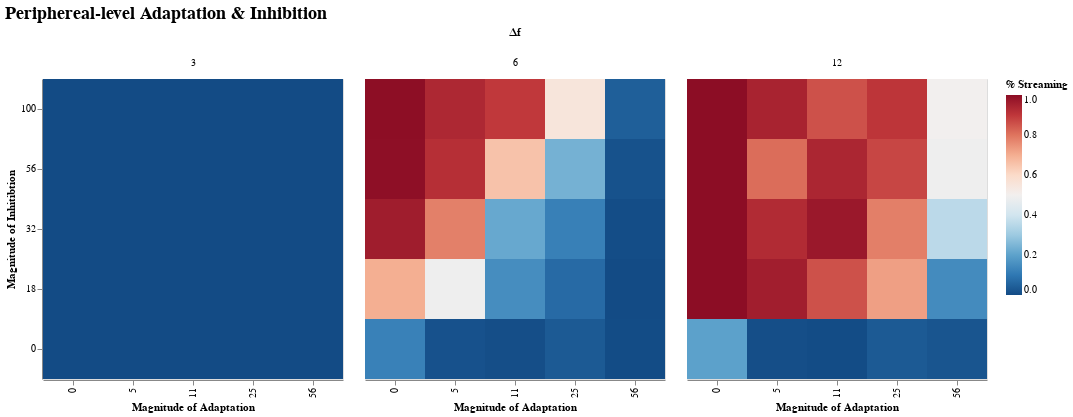

Notebook code for this chart:
### Code cell
@where(df_summary,:f_c_σ .> 0) |>
  @vlplot(:rect, width=300, height=300,
          title={text="Periphereal-level Adaptation & Inhibition",fontSize=18},
          column=:Δf,
          x={field=:f_c_a, typ="ordinal", sort = "ascending",
             axis={title="Magnitude of Adaptation"}},
          y={field=:f_c_m, typ="ordinal", sort = "descending",
             axis={title="Magnitude of Inhitibtion"}},
          color={field="streamprop", aggregate="mean", typ="quantitative",
                 sort = "descending",scale={domain=[0,1],range="diverging"},
                 legend={title="% Streaming"}},
          config={range={diverging={scheme="redblue"}}})
